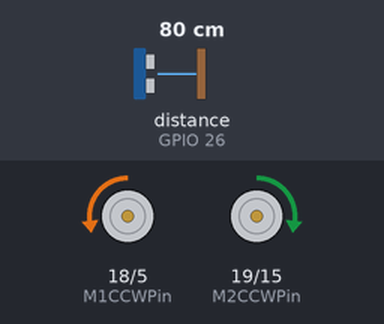
A sketch run on a simulated ESP32. On the bench: motor-driver pin pairs drawn as motors (green arrow = first pin HIGH = forward, orange = second pin HIGH = backward, longer = more drive, scaled by the enable pin). Inputs (shaded band) come from the test bench; at power-on: distance to the obstacle (sensor on GPIO 26) 80 cm. The echo pulse lasts 58.3 µs per cm.

Above: at 3.3 s.
3.4 s: distance to the obstacle (sensor on GPIO 26) set to 33 cm
6.7 s: distance to the obstacle (sensor on GPIO 26) set to 28 cm
At 9.4 s:
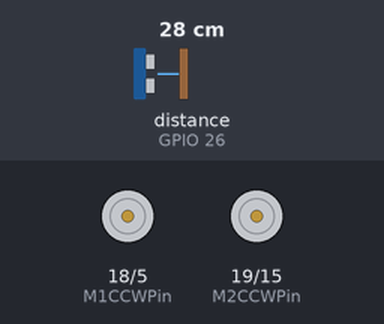
10.0 s: distance to the obstacle (sensor on GPIO 26) set to 35 cm
At 11.7 s:
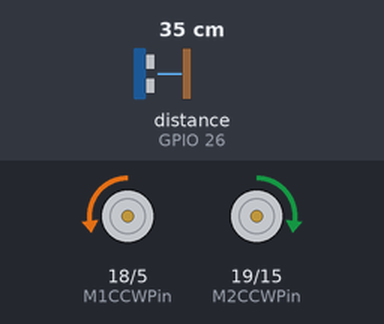
13.3 s: distance to the obstacle (sensor on GPIO 26) set to 2 cm
At 16.9 s:
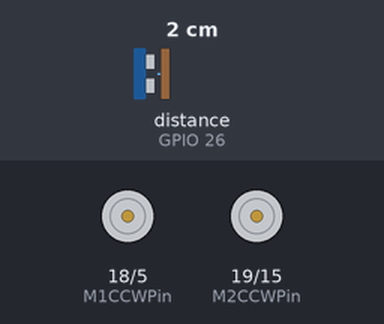
Timing chart, 0 to 18.0 s (numbered marks = the images above; inputs shaded):
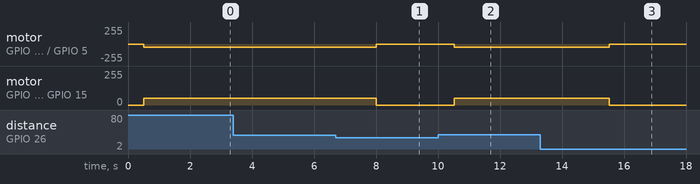

Measured:
- the behaviour switches between 31 and 30 cm on distance to the obstacle (sensor on GPIO 26) (found by bisection; images 0 and 1)
- after the input at 3.4 s, every drawn part: stays the same
- after the input at 6.7 s, motor on GPIO 18 (M1CCWPin) / GPIO 5 (M1CWPin): backward 50/255 → stopped after 1.3 s; motor on GPIO 19 (M2CCWPin) / GPIO 15 (M2CWPin): forward 50/255 → stopped after 1.3 s
- after the input at 10.0 s, motor on GPIO 18 (M1CCWPin) / GPIO 5 (M1CWPin): stopped → backward 50/255 after 0.53 s; motor on GPIO 19 (M2CCWPin) / GPIO 15 (M2CWPin): stopped → forward 50/255 after 0.53 s
- after the input at 13.3 s, motor on GPIO 18 (M1CCWPin) / GPIO 5 (M1CWPin): backward 50/255 → stopped after 2.2 s; motor on GPIO 19 (M2CCWPin) / GPIO 15 (M2CWPin): forward 50/255 → stopped after 2.2 s

The sketch:

MotorDCUltrassonico.ino
```cpp
#include "Ultrasonic.h"

const int echoPin = 26; //PINO DIGITAL UTILIZADO PELO HC-SR04 ECHO(RECEBE)
const int trigPin = 25; //PINO DIGITAL UTILIZADO PELO HC-SR04 TRIG(ENVIA)

Ultrasonic ultrasonic(trigPin,echoPin); //INICIALIZANDO OS PINOS DO ARDUINO

int distancia; //VARIÁVEL DO TIPO INTEIRO
String result; //VARIÁVEL DO TIPO STRING

/// Motor 1
const byte M1CWPin = 5;  // INA: Clockwise input
const byte M1CCWPin = 18;  // INB: Counter-clockwise input
const byte M1PWMPin = 2;  // PWM input
const byte M1CurrentSensePin = 14;  // CS: Current sense ANALOG input
const byte M1EnablePin = 13;  // EN: Status of switches output (Analog pin)

// Motor 2
const byte M2CWPin = 15;  // INA: Clockwise input
const byte M2CCWPin = 19; // INB: Counter-clockwise input
const byte M2PWMPin = 4; // PWM input
const byte M2CurrentSensePin = 27; // CS: Current sense ANALOG input
const byte M2EnablePin = 12; // EN: Status of switches output (Analog pin)

void setup() {
  pinMode(M1CWPin, OUTPUT);
  pinMode(M1CCWPin, OUTPUT);
  pinMode(M2CWPin, OUTPUT);
  pinMode(M2CCWPin, OUTPUT);
  pinMode(M1CurrentSensePin, INPUT);
  pinMode(M2CurrentSensePin, INPUT);

  digitalWrite(M1CWPin, LOW);
  digitalWrite(M1CCWPin, LOW);
  digitalWrite(M2CWPin, LOW);
  digitalWrite(M2CCWPin, LOW);

  pinMode(echoPin, INPUT); //DEFINE O PINO COMO ENTRADA (RECEBE)
  pinMode(trigPin, OUTPUT); //DEFINE O PINO COMO SAIDA (ENVIA)

  Serial.begin(115200);
}

void loop() {
  hcsr04();
  if(distancia <= 30){
      // Motor 1 CounterClockWise
      digitalWrite(M1CWPin, LOW);
      digitalWrite(M1CCWPin, LOW);

      // Motor 2 CounterClockWise
      digitalWrite(M2CWPin, LOW);
      digitalWrite(M2CCWPin, LOW);

      // Both motors full speed
      analogWrite(M1PWMPin, 0);
      analogWrite(M2PWMPin, 0);
    }
    else{
      // Motor 1 CounterClockWise
      digitalWrite(M1CWPin, HIGH);
      digitalWrite(M1CCWPin, LOW);

      // Motor 2 CounterClockWise
      digitalWrite(M2CWPin, LOW);
      digitalWrite(M2CCWPin, HIGH);

      // Both motors full speed
      analogWrite(M1PWMPin, 50);
      analogWrite(M2PWMPin, 50);

      // Move for two seconds
      delay (2000);
  }
}

void hcsr04(){
    digitalWrite(trigPin, LOW); //SETA O PINO 6 COM UM PULSO BAIXO "LOW"
    delayMicroseconds(2); //INTERVALO DE 2 MICROSSEGUNDOS
    digitalWrite(trigPin, HIGH); //SETA O PINO 6 COM PULSO ALTO "HIGH"
    delayMicroseconds(10); //INTERVALO DE 10 MICROSSEGUNDOS
    digitalWrite(trigPin, LOW); //SETA O PINO 6 COM PULSO BAIXO "LOW" NOVAMENTE
    //FUNÇÃO RANGING, FAZ A CONVERSÃO DO TEMPO DE
    //RESPOSTA DO ECHO EM CENTIMETROS, E ARMAZENA
    //NA VARIAVEL "distancia"
    distancia = (ultrasonic.Ranging(CM)); //VARIÁVEL GLOBAL RECEBE O VALOR DA DISTÂNCIA MEDIDA
    result = String(distancia); //VARIÁVEL GLOBAL DO TIPO STRING RECEBE A DISTÂNCIA(CONVERTIDO DE INTEIRO PARA STRING)
    delay(500); //INTERVALO DE 500 MILISSEGUNDOS
}
```
